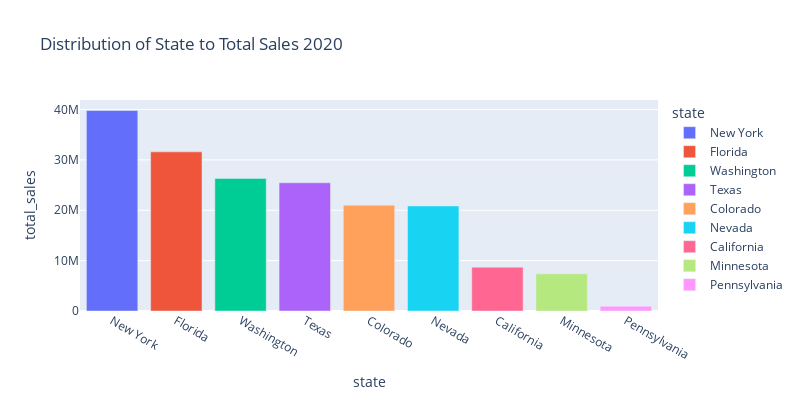

Notebook code cell kept with this figure:
### Markdown cell above
### 2.2.2. Top/Distribution of State to Total Sales - 2020

### Code cell
state_sales_2020 = sales_2020.groupby ("state")["total_sales"].sum().reset_index()
state_sales_2020 = state_sales_2020.sort_values(by="total_sales", ascending=False)
fig = px.bar(state_sales_2020,x="state",y="total_sales",title="Distribution of State to Total Sales 2020",labels={"State": "state", "Total Sales": "total_sales"},color="state",hover_data=["total_sales"])
fig.update_layout(
    autosize=False,
    width=800,
    height=400)
fig.show()
unique_state_count_20 = sales_2020["state"].nunique()
unique_state_count_20

### Figure 1 — Plotly figure (JSON) as saved in the notebook; plotly's stock layout.template omitted (floating-point values rounded to 4 significant figures)
{"data": [{"alignmentgroup": "True", "hovertemplate": "state=%{x}<br>total_sales=%{y}<extra></extra>", "legendgroup": "New York", "marker": {"color": "#636efa", "pattern": {"shape": ""}}, "name": "New York", "offsetgroup": "New York", "orientation": "v", "showlegend": true, "textposition": "auto", "type": "bar", "x": ["New York"], "xaxis": "x", "y": [39801235], "yaxis": "y"}, {"alignmentgroup": "True", "hovertemplate": "state=%{x}<br>total_sales=%{y}<extra></extra>", "legendgroup": "Florida", "marker": {"color": "#EF553B", "pattern": {"shape": ""}}, "name": "Florida", "offsetgroup": "Florida", "orientation": "v", "showlegend": true, "textposition": "auto", "type": "bar", "x": ["Florida"], "xaxis": "x", "y": [31600863], "yaxis": "y"}, {"alignmentgroup": "True", "hovertemplate": "state=%{x}<br>total_sales=%{y}<extra></extra>", "legendgroup": "Washington", "marker": {"color": "#00cc96", "pattern": {"shape": ""}}, "name": "Washington", "offsetgroup": "Washington", "orientation": "v", "showlegend": true, "textposition": "auto", "type": "bar", "x": ["Washington"], "xaxis": "x", "y": [26330718], "yaxis": "y"}, {"alignmentgroup": "True", "hovertemplate": "state=%{x}<br>total_sales=%{y}<extra></extra>", "legendgroup": "Texas", "marker": {"color": "#ab63fa", "pattern": {"shape": ""}}, "name": "Texas", "offsetgroup": "Texas", "orientation": "v", "showlegend": true, "textposition": "auto", "type": "bar", "x": ["Texas"], "xaxis": "x", "y": [25456882], "yaxis": "y"}, {"alignmentgroup": "True", "hovertemplate": "state=%{x}<br>total_sales=%{y}<extra></extra>", "legendgroup": "Colorado", "marker": {"color": "#FFA15A", "pattern": {"shape": ""}}, "name": "Colorado", "offsetgroup": "Colorado", "orientation": "v", "showlegend": true, "textposition": "auto", "type": "bar", "x": ["Colorado"], "xaxis": "x", "y": [20996536], "yaxis": "y"}, {"alignmentgroup": "True", "hovertemplate": "state=%{x}<br>total_sales=%{y}<extra></extra>", "legendgroup": "Nevada", "marker": {"color": "#19d3f3", "pattern": {"shape": ""}}, "name": "Nevada", "offsetgroup": "Nevada", "orientation": "v", "showlegend": true, "textposition": "auto", "type": "bar", "x": ["Nevada"], "xaxis": "x", "y": [20858509], "yaxis": "y"}, {"alignmentgroup": "True", "hovertemplate": "state=%{x}<br>total_sales=%{y}<extra></extra>", "legendgroup": "California", "marker": {"color": "#FF6692", "pattern": {"shape": ""}}, "name": "California", "offsetgroup": "California", "orientation": "v", "showlegend": true, "textposition": "auto", "type": "bar", "x": ["California"], "xaxis": "x", "y": [8709390], "yaxis": "y"}, {"alignmentgroup": "True", "hovertemplate": "state=%{x}<br>total_sales=%{y}<extra></extra>", "legendgroup": "Minnesota", "marker": {"color": "#B6E880", "pattern": {"shape": ""}}, "name": "Minnesota", "offsetgroup": "Minnesota", "orientation": "v", "showlegend": true, "textposition": "auto", "type": "bar", "x": ["Minnesota"], "xaxis": "x", "y": [7378068], "yaxis": "y"}, {"alignmentgroup": "True", "hovertemplate": "state=%{x}<br>total_sales=%{y}<extra></extra>", "legendgroup": "Pennsylvania", "marker": {"color": "#FF97FF", "pattern": {"shape": ""}}, "name": "Pennsylvania", "offsetgroup": "Pennsylvania", "orientation": "v", "showlegend": true, "textposition": "auto", "type": "bar", "x": ["Pennsylvania"], "xaxis": "x", "y": [948474], "yaxis": "y"}], "layout": {"autosize": false, "barmode": "relative", "height": 400, "legend": {"title": {"text": "state"}, "tracegroupgap": 0}, "title": {"text": "Distribution of State to Total Sales 2020"}, "width": 800, "xaxis": {"anchor": "y", "categoryarray": ["New York", "Florida", "Washington", "Texas", "Colorado", "Nevada", "California", "Minnesota", "Pennsylvania"], "categoryorder": "array", "domain": [0, 1], "title": {"text": "state"}}, "yaxis": {"anchor": "x", "domain": [0, 1], "title": {"text": "total_sales"}}}}
